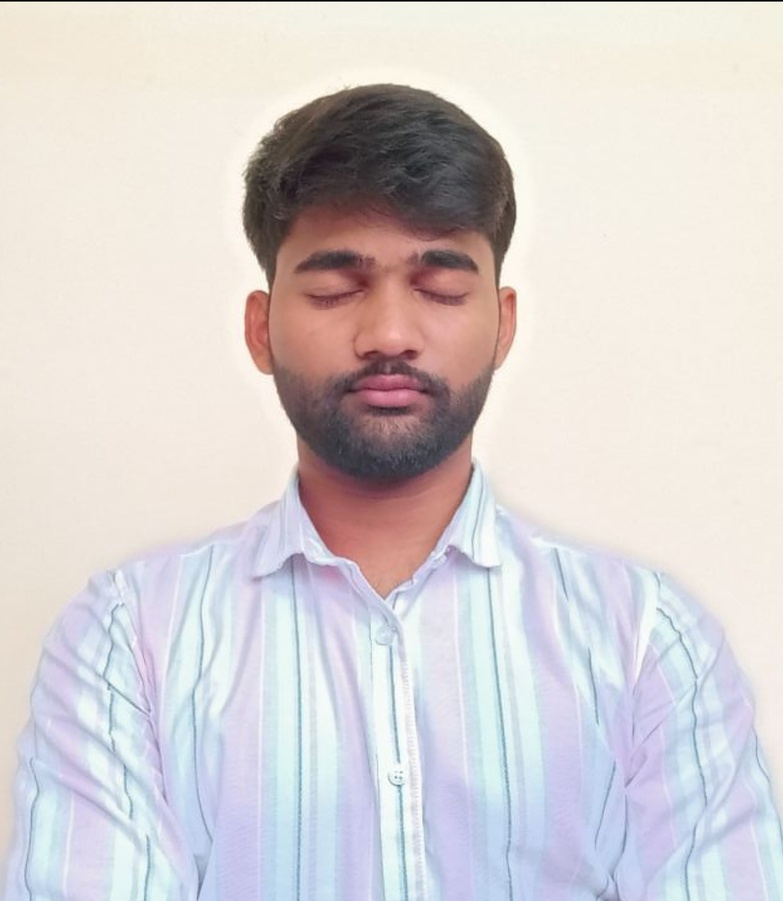
%> input picture dip project/DS/A-D.jpg, 783 x 901 px, shrunk from 1080 x 1243 before the run
$ octave dip.m   (GNU Octave 9; MATLAB toolbox functions it lacks are replaced by stand-ins)
%> lines starting %> are read from the running program, lines starting %| are printed output that depends on the picture; in (x1, y1, x2, y2) boxes, pixels count from 0 and x2, y2 are one past the last pixel; in counts of white or black regions, pixels touching at a corner belong together; the program's own positions count from 1
clc;
clear all;
close all;


[filename, folder] = uigetfile({'*.jpg;*.jpeg;*.png;*.bmp'}, 'Select Image');
%> the answer given: DS/A-D.jpg
if isequal(filename, 0)
    disp('Image selection cancelled');
    return;
end

imagePath = fullfile(folder, filename);
Input = imread(imagePath);
%> Input is the input picture: size 901x783x3 uint8; mean R, G, B 214.8, 209, 209.3

if (size(Input, 3) == 3)
    GrayImage = rgb2gray(Input);
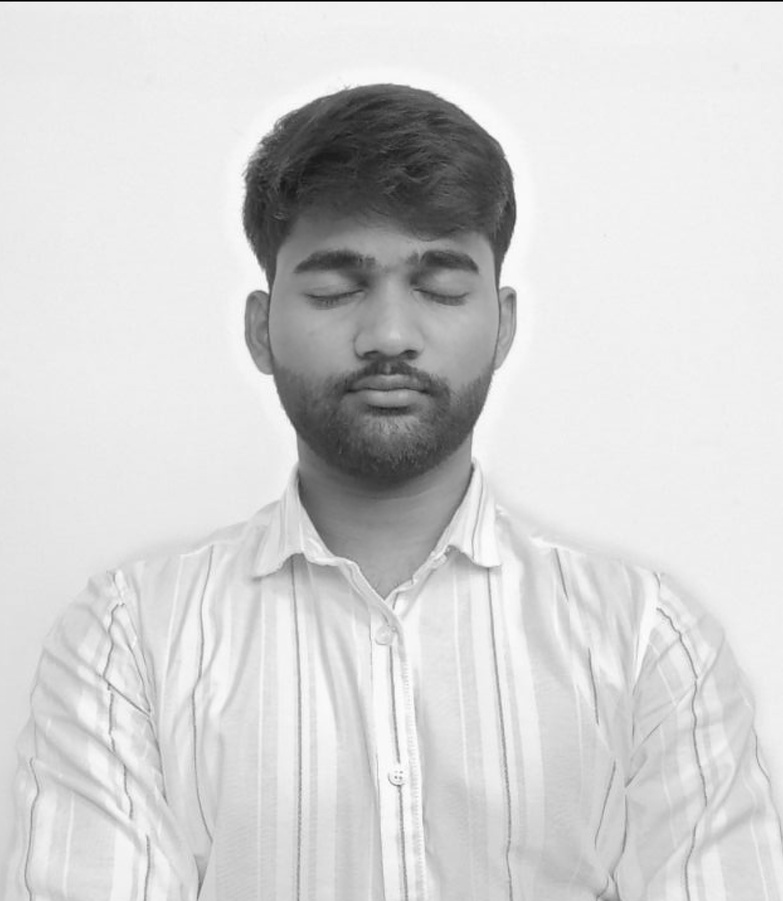
%> GrayImage: size 901x783 uint8; min 0, max 254, mean 210.8
else
    GrayImage = Input;
end

faceDetector = vision.CascadeObjectDetector;
BB = step(faceDetector, GrayImage);
%> BB = [241 170 294 294]

if (isempty(BB))
    msgbox('No faces are detected', 'Warning', 'warn', 'none');
    return;
else
    numFaces = size(BB, 1);
%> numFaces = 1

    for i = 1:numFaces
        FaceImage = imcrop(GrayImage, BB(i, :));

        RGB = insertObjectAnnotation(Input, 'rectangle', BB(i, :), ['Face ', num2str(i)], 'Color', 'blue');
        figure;
        imshow(RGB);
    end
%> this loop made 1 pass
%> pass 1, `FaceImage = imcrop(GrayImage, BB(i, :));`:
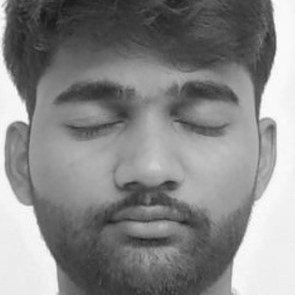
%> FaceImage: size 295x295 uint8; min 23, max 253, mean 135.2
%> pass 1, `RGB = insertObjectAnnotation(Input, 'rectangle', BB(i, :), ['Face ', n..`:
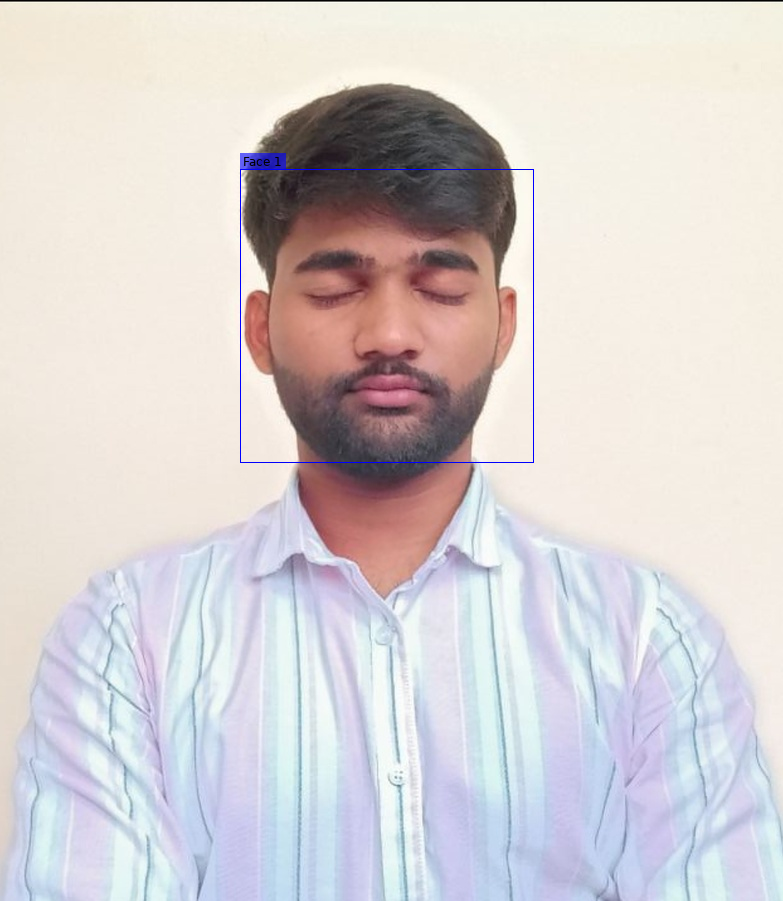
%> RGB: size 901x783x3 uint8; 0.27% of pixels changed, all inside (x1, y1, x2, y2) = (240, 153, 534, 463)
end


EyePair = vision.CascadeObjectDetector('EyePairBig');
%> (the run ends here)

$ run again, on dip project/DS/S-D.jpg
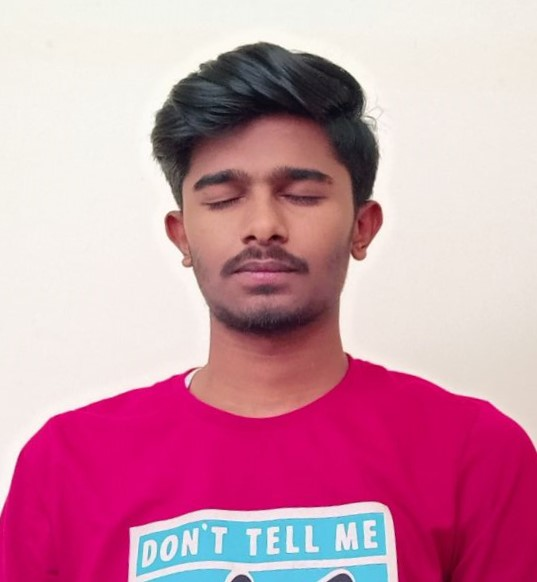
%> input picture dip project/DS/S-D.jpg, 537 x 582 px
%> Input is the input picture: size 582x537x3 uint8; mean R, G, B 205.4, 147, 168.1
%> `GrayImage = rgb2gray(Input);`:
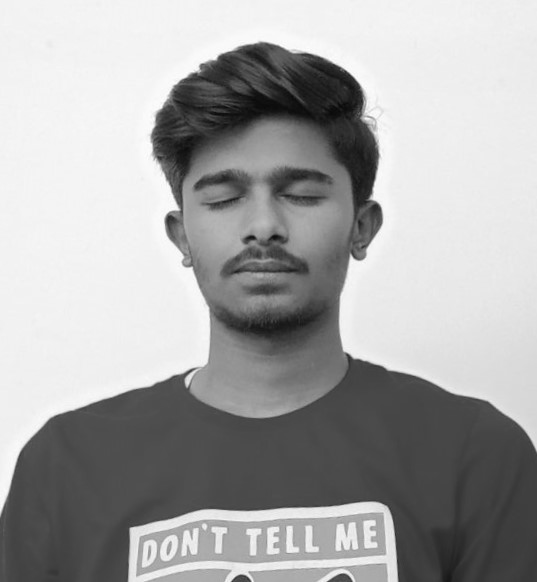
%> GrayImage: size 582x537 uint8; min 9, max 254, mean 166.8
%> BB = [163 113 204 204]
%> numFaces = 1
%> the loop `for i = 1:numFaces` made 1 pass
%> pass 1, `RGB = insertObjectAnnotation(Input, 'rectangle', BB(i, :), ['Face ', n..`:
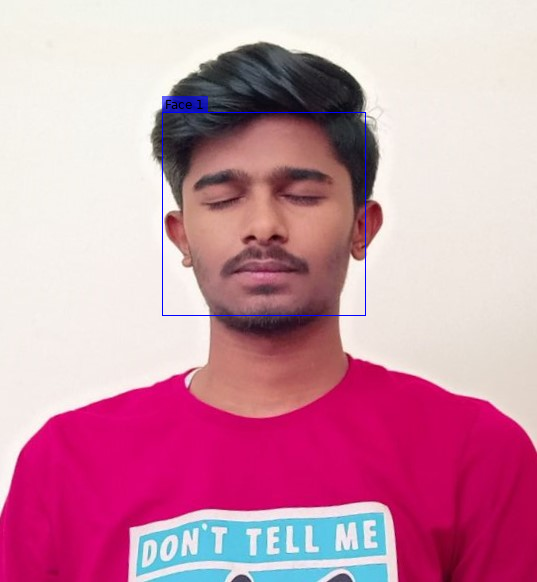
%> RGB: size 582x537x3 uint8; 0.5% of pixels changed, all inside (x1, y1, x2, y2) = (162, 96, 366, 316)
